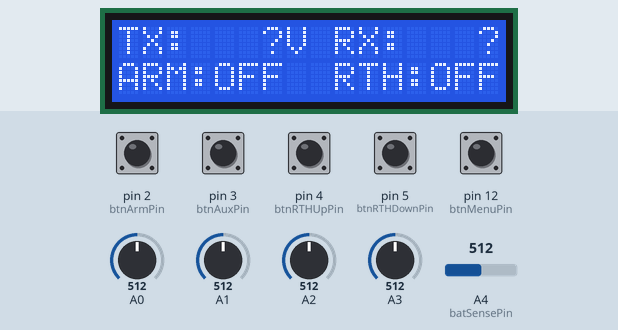
This sketch was run on a simulated Arduino Uno, built with avr-gcc and run on an emulated ATmega328P. Shown: 16×2 character LCD. The inputs (shaded band) are chosen by the test bench; at power-on: pin 2 (btnArmPin), pin 3 (btnAuxPin), pin 4 (btnRTHUpPin), pin 5 (btnRTHDownPin), pin 12 (btnMenuPin) HIGH, A0 = 512, A1 = 512, A2 = 512, A3 = 512, A4 (batSensePin) = 512. No radio packets arrive unless stated.

Above: at 1.8 s.
1.9 s: pin 12 (btnMenuPin) pulled LOW for 0.15 s
At 2.5 s:
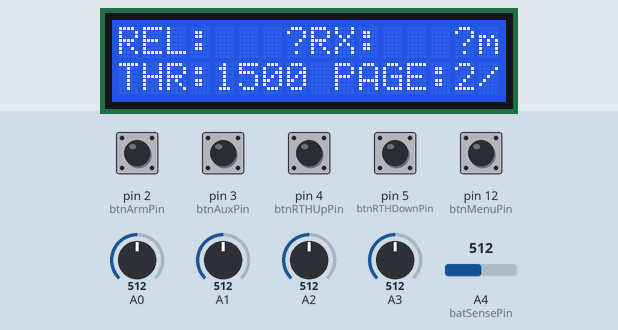
5.0 s: pin 12 (btnMenuPin) pulled LOW for 1 s
At 6.0 s:
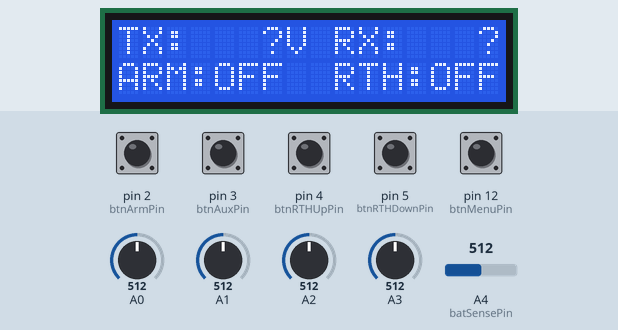
9.0 s: pin 2 (btnArmPin) pulled LOW for 0.15 s
At 10.4 s:
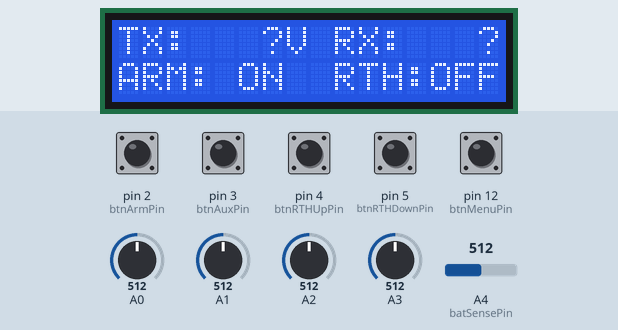
12.1 s: pin 4 (btnRTHUpPin) pulled LOW for 0.15 s
At 12.33 s:
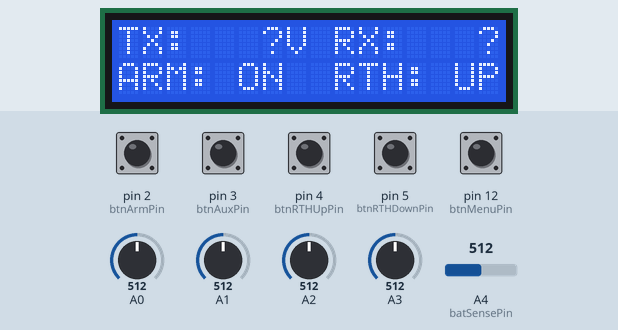
13.9 s: pin 5 (btnRTHDownPin) pulled LOW for 0.15 s
At 14.13 s:
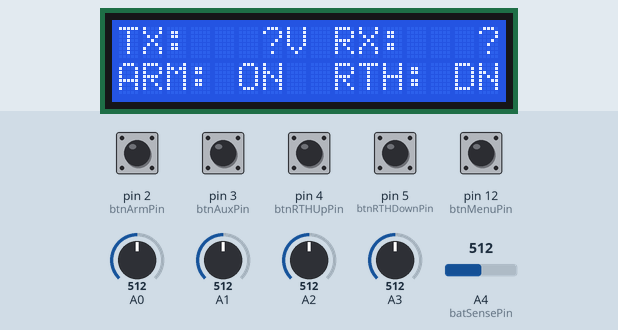
15.7 s: pin 12 (btnMenuPin) pulled LOW for 0.15 s
At 16.3 s:
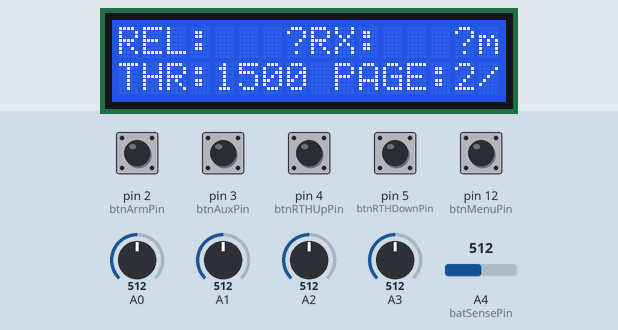
Timing chart, 0 to 18.7 s (numbered marks = the images above; inputs shaded):
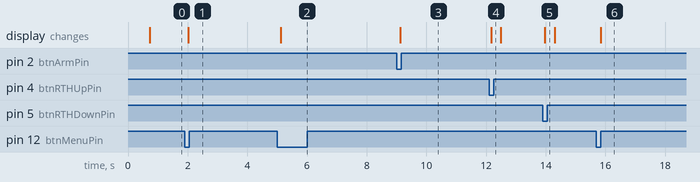

Measured:
- after the input at 1.9 s, the display: changes after 0.12 s (image 1)
- after the input at 5.0 s, the display: changes after 0.12 s (image 2)
- after the input at 9.0 s, the display: changes after 0.12 s (image 3)
- after the input at 12.1 s, the display: changes after 0.07 s (image 4)
- after the input at 13.9 s, the display: changes after 0.07 s (image 5)
- after the input at 15.7 s, the display: changes after 0.14 s (image 6)

The sketch:

Transmitere.ino
```cpp
/*
  Transmitter_8ch_16x2_I2C_with_RTH_Menu.ino
  - 8-channel transmitter for RF24 receiver
  - Mode 2 mapping (throttle = left vertical)
  - ARM implemented as debounced toggle (latched)
  - 16x2 I2C LCD (LiquidCrystal_I2C) shows:
      - TX battery and RX battery (one line)
      - ARM and RTH UP/DOWN state (one line)
      - Page 2 shows relative altitude and RX altitude + other info
  - Menu button toggles between two LCD pages
  - RTH Up/Down buttons mapped to AUX3 (ch6) and AUX4 (ch7) (hold)
  - Sends 8 x uint16_t channels (1000..2000) as payload (16 bytes)
  - Receives ACK telemetry from receiver: uint16_t batt_mV, int16_t altitude_cm
  - Optional: if you attach a BMP280 to transmitter and define TX_BARO_ENABLED,
    transmitter will display local altitude and compute relative altitude.
  - Libraries required:
      - RF24
      - LiquidCrystal_I2C
      - (optional) Adafruit_BMP280
*/

#include <SPI.h>
#include <nRF24L01.h>
#include <RF24.h>
#include <Wire.h>
#include <LiquidCrystal_I2C.h>

// Optional: enable if you have BMP280 on transmitter to measure TX altitude
// #define TX_BARO_ENABLED

#ifdef TX_BARO_ENABLED
  #include <Adafruit_BMP280.h>
  Adafruit_BMP280 txBmp;
  bool txBaroPresent = false;
#endif

// ---- radio ----
RF24 radio(8, 7); // CE, CSN
const byte txAddress[6] = "00001";

// ---- LCD (I2C 16x2) ----
LiquidCrystal_I2C lcd(0x27, 16, 2); // common address 0x27; change if your module is 0x3F

// ---- Controls ----
// Joysticks (Mode2)
const int joyLeftX  = A0; // yaw
const int joyLeftY  = A1; // throttle (invert)
const int joyRightX = A2; // roll
const int joyRightY = A3; // pitch

// Buttons (use INPUT_PULLUP, connect other side of button to GND)
const int btnArmPin     = 2;  // toggle arm (latched)
const int btnAuxPin     = 3;  // AUX2 momentary
const int btnRTHUpPin   = 4;  // RTH up (hold)
const int btnRTHDownPin = 5;  // RTH down (hold)
const int btnMenuPin    = 12; // menu / page toggle (momentary)

// Battery sense (transmitter)
const int batSensePin = A4; // analog pin for battery divider
const float VREF = 5.0;     // ADC ref (UNO/Pro Mini 5V)
const float R1 = 47000.0;   // top resistor
const float R2 = 10000.0;   // bottom resistor

// Channels array
uint16_t channels[8] = {1500,1500,1500,1000,1000,1000,1000,1000};

// telemetry from receiver
uint16_t rxBattery_mV = 0;
int16_t rxAltitude_cm = 0;

// TX baro altitude (optional)
float txAltitude_m = 0.0f;

// Timing
const unsigned long SEND_INTERVAL_MS = 20; // 50Hz
unsigned long lastSendMillis = 0;

// Debounce/menu/arm
unsigned long debounceMillisArm = 0;
bool lastArmState = HIGH;
bool armLatched = false;
bool armProcessed = false;

unsigned long debounceMillisMenu = 0;
bool lastMenuState = HIGH;
bool menuProcessed = false;
uint8_t lcdPage = 0; // 0 or 1

// helper to map analog to 1000..2000
int readAnalogMapped(int pin, bool invert=false) {
  int v = analogRead(pin); // 0..1023
  if (invert) return map(v, 0, 1023, 2000, 1000);
  return map(v, 0, 1023, 1000, 2000);
}

uint16_t readTxBattery_mV() {
  uint16_t a = analogRead(batSensePin);
  float vin = ((float)a / 1023.0f) * VREF;
  float vbatt = vin * ((R1 + R2) / R2);
  return (uint16_t)(vbatt * 1000.0f + 0.5f);
}

// radio send / read ack (telemetry)
void radioInit() {
  radio.begin();
  radio.setPALevel(RF24_PA_MAX);
  radio.setDataRate(RF24_250KBPS);
  radio.setCRCLength(RF24_CRC_16);
  radio.setRetries(5,15);
  radio.openWritingPipe(txAddress);
  radio.enableDynamicPayloads();
  radio.enableAckPayload();
  radio.stopListening();
}

void sendPacketAndReceiveAck() {
  bool ok = radio.write(&channels, sizeof(channels));
  if (!ok) {
    // TX failed; keep previous telemetry
  } else {
    if (radio.isAckPayloadAvailable()) {
      uint8_t len = radio.getDynamicPayloadSize();
      if (len >= 4) {
        uint8_t buf[32];
        radio.read(&buf, len);
        rxBattery_mV = (uint16_t)buf[0] | ((uint16_t)buf[1] << 8);
        rxAltitude_cm = (int16_t)buf[2] | ((int16_t)buf[3] << 8);
      }
    }
  }
}

// display helpers
void drawPage0(uint16_t txBatt_mV, uint16_t rxBatt_mV, bool arm, bool rthUp, bool rthDown) {
  // Line1: "TX:4.11V RX:3.70V" (two columns)
  char line1[17];
  float txV = txBatt_mV / 1000.0f;
  float rxV = rxBatt_mV / 1000.0f;
  snprintf(line1, sizeof(line1), "TX:%4.2fV RX:%4.2fV", txV, rxV);
  // Line2: "ARM:ON RTH:UP" or "RTH:OFF"
  char rthState[8];
  if (rthDown) strcpy(rthState, "DN");
  else if (rthUp) strcpy(rthState, "UP");
  else strcpy(rthState, "OFF");
  char line2[17];
  snprintf(line2, sizeof(line2), "ARM:%3s  RTH:%3s", arm ? "ON" : "OFF", rthState);
  lcd.clear();
  lcd.setCursor(0,0); lcd.print(line1);
  lcd.setCursor(0,1); lcd.print(line2);
}

void drawPage1(int16_t rxAlt_cm, float txAlt_m, uint16_t thr) {
  // compute relative altitude = rxAlt_m - txAlt_m
  float rxAlt_m = rxAlt_cm / 100.0f;
  float rel = rxAlt_m - txAlt_m;
  // Left: "REL:+1.20m" (8 chars), Right: "RX:2.30m" (8 chars)
  char left[9], right[9], line1[17], line2[17];
  snprintf(left, sizeof(left), "REL:%+4.2fm", rel);
  snprintf(right, sizeof(right), "RX:%4.2fm", rxAlt_m);
  snprintf(line1, sizeof(line1), "%-8s%8s", left, right);

  // line2: show throttle and page info
  snprintf(line2, sizeof(line2), "THR:%4d PAGE:2/2", thr);
  lcd.clear();
  lcd.setCursor(0,0); lcd.print(line1);
  lcd.setCursor(0,1); lcd.print(line2);
}

// button handlers
void handleArmButton() {
  bool cur = digitalRead(btnArmPin);
  if (cur != lastArmState) {
    debounceMillisArm = millis();
    lastArmState = cur;
  }
  if (millis() - debounceMillisArm > 50) {
    if (cur == LOW && !armProcessed) {
      armLatched = !armLatched;
      armProcessed = true;
    }
    if (cur == HIGH) armProcessed = false;
  }
}

void handleMenuButton() {
  bool cur = digitalRead(btnMenuPin);
  if (cur != lastMenuState) {
    debounceMillisMenu = millis();
    lastMenuState = cur;
  }
  if (millis() - debounceMillisMenu > 50) {
    if (cur == LOW && !menuProcessed) {
      lcdPage = (lcdPage == 0) ? 1 : 0;
      menuProcessed = true;
    }
    if (cur == HIGH) menuProcessed = false;
  }
}

void setup() {
  Serial.begin(115200);

  pinMode(btnArmPin, INPUT_PULLUP);
  pinMode(btnAuxPin, INPUT_PULLUP);
  pinMode(btnRTHUpPin, INPUT_PULLUP);
  pinMode(btnRTHDownPin, INPUT_PULLUP);
  pinMode(btnMenuPin, INPUT_PULLUP);
  pinMode(batSensePin, INPUT);

  // LCD init
  lcd.init();
  lcd.backlight();

  // radio init
  radioInit();

  // optional tx barometer
  #ifdef TX_BARO_ENABLED
    if (txBmp.begin()) {
      txBaroPresent = true;
      delay(20);
    } else {
      txBaroPresent = false;
    }
  #endif

  // initial screen
  lcd.clear();
  lcd.setCursor(0,0);
  lcd.print("TX 8ch I2C LCD");
  lcd.setCursor(0,1);
  lcd.print("Init...");
  delay(600);
  lcd.clear();
}

void loop() {
  // read and map controls
  handleArmButton();
  handleMenuButton();

  channels[0] = readAnalogMapped(joyRightX); // roll
  channels[1] = readAnalogMapped(joyRightY); // pitch
  channels[2] = readAnalogMapped(joyLeftX);  // yaw
  channels[3] = readAnalogMapped(joyLeftY, true); // throttle (invert)

  channels[4] = armLatched ? 2000 : 1000;                      // AUX1 ARM
  channels[5] = (digitalRead(btnAuxPin) == LOW) ? 2000 : 1000; // AUX2
  channels[6] = (digitalRead(btnRTHUpPin) == LOW) ? 2000 : 1000;   // AUX3 = RTH UP
  channels[7] = (digitalRead(btnRTHDownPin) == LOW) ? 2000 : 1000; // AUX4 = RTH DOWN

  // send at interval
  if (millis() - lastSendMillis >= SEND_INTERVAL_MS) {
    lastSendMillis = millis();
    // optional update tx altitude
    #ifdef TX_BARO_ENABLED
      if (txBaroPresent) {
        txAltitude_m = txBmp.readAltitude(1013.25);
      } else txAltitude_m = 0.0f;
    #else
      txAltitude_m = 0.0f; // assume transmitter at 0m if no baro
    #endif

    // send packet & read ack telemetry
    sendPacketAndReceiveAck();

    // update LCD depending on page
    uint16_t txBatt = readTxBattery_mV();
    bool rthUp = (channels[6] > 1600);
    bool rthDown = (channels[7] > 1600);

    if (lcdPage == 0) {
      drawPage0(txBatt, rxBattery_mV, armLatched, rthUp, rthDown);
    } else {
      drawPage1(rxAltitude_cm, txAltitude_m, channels[3]);
    }
  }
}
```
